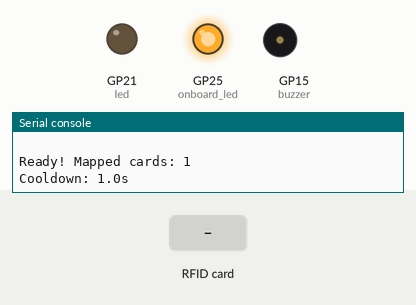
A program run on a simulated Raspberry Pi Pico running MicroPython. On the bench: output pins drawn as LEDs (lit = HIGH), buzzer (waves = sounding), the last lines printed to the serial console. Inputs (shaded band) come from the test bench. WiFi joins after 1.5 s; the interpreter's speed is modelled, so counts of loop turns are approximate; values from a settings file that is not in the repository are placeholders; web requests get an empty 200 reply after 0.4 s; the clock reads 2024-03-15 10:24:30 at power-on unless the program sets it; pins used as bus, display or sensor lines are not drawn.

Above: at 4.0 s.
4.1 s: RFID card 5E 7A 19 C4 held to the reader
At 4.45 s:
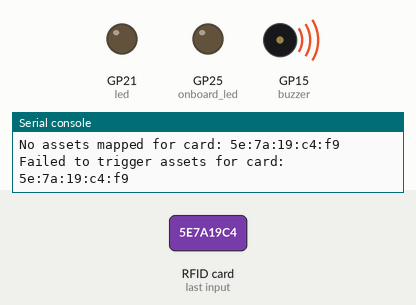
At 5.2 s:
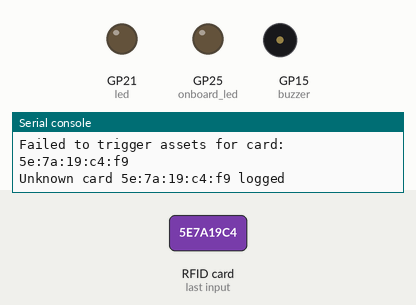
Timing chart, 0 to 7.1 s (numbered marks = the images above; inputs shaded):
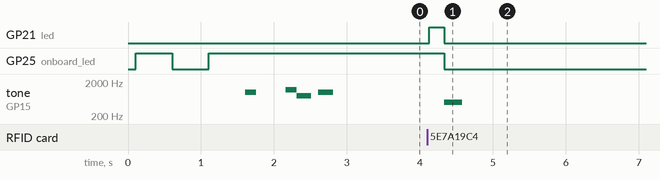

Measured:
- after the input at 4.1 s, GP21 (led): LOW → HIGH at once, → LOW 0.20 s later; GP25 (onboard_led): HIGH → LOW after 0.23 s; tone on GP15 (buzzer): silent → 500 Hz after 0.23 s, → silent 0.25 s later
- by itself, tone on GP15 (buzzer): plays 1000 Hz for 0.15 s, 1200 Hz for 0.15 s, 800 Hz for 0.20 s, 1000 Hz for 0.20 s

The program:

rc522_pico_expander.py
```python
"""
Exhibition Client for Custom Pico Board with RC522
Simple RFID scanner that triggers videos and images on a remote server
Uses custom pico board with RC522 RFID reader and buzzer feedback

Pin Layout and Color Coding (Left Side Organization):

RC522 RFID Reader Connections:
- VCC/3.3V -> 3.3V [RED]     (Power)
- GND      -> GND  [BLACK]   (Ground)
- RST      -> GP5  [YELLOW]  (Reset pin)
- SDA/CS   -> GP1  [BLUE]    (SPI Chip Select)
- SCK      -> GP2  [GREEN]   (SPI Clock)
- MOSI     -> GP3  [ORANGE]  (SPI Master Out Slave In)
- MISO     -> GP0  [WHITE]   (SPI Master In Slave Out)

Feedback Components:
- LED      -> GP21 [PURPLE]  (Visual feedback)
- Buzzer   -> GP15 [BROWN]   (Audio feedback)
"""

import network
import urequests
import json
import time
import gc  # Garbage collection for memory management
from machine import Pin, SPI, PWM
import config

class MFRC522:
    NRSTPD = 22
    MAX_LEN = 16

    PCD_IDLE = 0x00
    PCD_AUTHENT = 0x0E
    PCD_RECEIVE = 0x08
    PCD_TRANSMIT = 0x04
    PCD_TRANSCEIVE = 0x0C
    PCD_RESETPHASE = 0x0F
    PCD_CALCCRC = 0x03

    PICC_REQIDL = 0x26
    PICC_REQALL = 0x52
    PICC_ANTICOLL = 0x93
    PICC_SElECTTAG = 0x93
    PICC_AUTHENT1A = 0x60
    PICC_AUTHENT1B = 0x61
    PICC_READ = 0x30
    PICC_WRITE = 0xA0
    PICC_DECREMENT = 0xC0
    PICC_INCREMENT = 0xC1
    PICC_RESTORE = 0xC2
    PICC_TRANSFER = 0xB0
    PICC_HALT = 0x50

    MI_OK = 0
    MI_NOTAGERR = 1
    MI_ERR = 2

    # Register addresses
    CommandReg = 0x01
    CommIEnReg = 0x02
    CommIrqReg = 0x04
    ErrorReg = 0x06
    FIFODataReg = 0x09
    FIFOLevelReg = 0x0A
    ControlReg = 0x0C
    BitFramingReg = 0x0D
    ModeReg = 0x11
    TxControlReg = 0x14
    TxAutoReg = 0x15
    TModeReg = 0x2A
    TPrescalerReg = 0x2B
    TReloadRegL = 0x2C
    TReloadRegH = 0x2D
    VersionReg = 0x37

    def __init__(self, spi, cs, rst=None):
        self.spi = spi
        self.cs = cs
        self.rst = rst
        self.cs.value(1)
        if self.rst:
            self.rst.value(1)
        self.MFRC522_Init()

    def MFRC522_Reset(self):
        if self.rst:
            self.rst.value(0)
            time.sleep(0.05)  # Reduced from 0.1s
            self.rst.value(1)
            time.sleep(0.05)  # Reduced from 0.1s
        self.Write_MFRC522(self.CommandReg, self.PCD_RESETPHASE)

    def Write_MFRC522(self, addr, val):
        self.cs.value(0)
        self.spi.write(bytes([(addr << 1) & 0x7E, val]))
        self.cs.value(1)

    def Read_MFRC522(self, addr):
        self.cs.value(0)
        self.spi.write(bytes([((addr << 1) & 0x7E) | 0x80]))
        result = self.spi.read(1)
        self.cs.value(1)
        return result[0]

    def SetBitMask(self, reg, mask):
        tmp = self.Read_MFRC522(reg)
        self.Write_MFRC522(reg, tmp | mask)

    def ClearBitMask(self, reg, mask):
        tmp = self.Read_MFRC522(reg)
        self.Write_MFRC522(reg, tmp & (~mask))

    def AntennaOn(self):
        temp = self.Read_MFRC522(self.TxControlReg)
        if(~(temp & 0x03)):
            self.SetBitMask(self.TxControlReg, 0x03)

    def MFRC522_ToCard(self, command, sendData):
        backData = []
        backLen = 0
        status = self.MI_ERR
        irqEn = 0x00
        waitIRq = 0x00

        if command == self.PCD_AUTHENT:
            irqEn = 0x12
            waitIRq = 0x10
        if command == self.PCD_TRANSCEIVE:
            irqEn = 0x77
            waitIRq = 0x30

        self.Write_MFRC522(self.CommIEnReg, irqEn | 0x80)
        self.ClearBitMask(self.CommIrqReg, 0x80)
        self.SetBitMask(self.FIFOLevelReg, 0x80)

        self.Write_MFRC522(self.CommandReg, self.PCD_IDLE)

        for i in range(len(sendData)):
            self.Write_MFRC522(self.FIFODataReg, sendData[i])

        self.Write_MFRC522(self.CommandReg, command)

        if command == self.PCD_TRANSCEIVE:
            self.SetBitMask(self.BitFramingReg, 0x80)

        # Reduced timeout for faster response
        i = 1500  # Reduced from 2000
        while True:
            n = self.Read_MFRC522(self.CommIrqReg)
            i = i - 1
            if ~((i != 0) and ~(n & 0x01) and ~(n & waitIRq)):
                break

        self.ClearBitMask(self.BitFramingReg, 0x80)

        if i != 0:
            if (self.Read_MFRC522(self.ErrorReg) & 0x1B) == 0x00:
                status = self.MI_OK

                if n & irqEn & 0x01:
                    status = self.MI_NOTAGERR

                if command == self.PCD_TRANSCEIVE:
                    n = self.Read_MFRC522(self.FIFOLevelReg)
                    lastBits = self.Read_MFRC522(self.ControlReg) & 0x07
                    if lastBits != 0:
                        backLen = (n - 1) * 8 + lastBits
                    else:
                        backLen = n * 8

                    if n == 0:
                        n = 1
                    if n > self.MAX_LEN:
                        n = self.MAX_LEN

                    for i in range(n):
                        backData.append(self.Read_MFRC522(self.FIFODataReg))

        return (status, backData, backLen)

    def MFRC522_Request(self, reqMode):
        status = None
        backBits = None
        TagType = []

        self.Write_MFRC522(self.BitFramingReg, 0x07)

        TagType.append(reqMode)
        (status, backData, backBits) = self.MFRC522_ToCard(self.PCD_TRANSCEIVE, TagType)

        if ((status != self.MI_OK) | (backBits != 0x10)):
            status = self.MI_ERR

        return (status, backBits)

    def MFRC522_Anticoll(self):
        backData = []
        serNumCheck = 0

        serNum = []

        self.Write_MFRC522(self.BitFramingReg, 0x00)

        serNum.append(self.PICC_ANTICOLL)
        serNum.append(0x20)

        (status, backData, backBits) = self.MFRC522_ToCard(self.PCD_TRANSCEIVE, serNum)

        if(status == self.MI_OK):
            i = 0
            if len(backData) == 5:
                for i in range(4):
                    serNumCheck = serNumCheck ^ backData[i]
                if serNumCheck != backData[4]:
                    status = self.MI_ERR
            else:
                status = self.MI_ERR

        return (status, backData)

    def MFRC522_Init(self):
        self.MFRC522_Reset()

        # Configure timer
        self.Write_MFRC522(self.TModeReg, 0x8D)        # Tauto=1; f(Timer) = 6.78MHz/TPreScaler
        self.Write_MFRC522(self.TPrescalerReg, 0x3E)   # TModeReg[3..0] + TPrescalerReg
        self.Write_MFRC522(self.TReloadRegL, 30)
        self.Write_MFRC522(self.TReloadRegH, 0)

        # Configure modulation
        self.Write_MFRC522(self.TxAutoReg, 0x40)    # 100%ASK
        self.Write_MFRC522(self.ModeReg, 0x3D)      # CRC initial value 0x6363

        # Turn on the antenna
        self.AntennaOn()

class ExhibitionClientPico:
    def __init__(self):
        # Configuration from config.py
        self.WIFI_SSID = config.WIFI_SSID
        self.WIFI_PASSWORD = config.WIFI_PASSWORD
        self.SERVER_IP = config.SERVER_IP
        self.SERVER_PORT = config.SERVER_PORT
        self.card_assets = config.CARD_ASSETS

        # Hardware Setup
        self.setup_hardware()

        # Optimized state management
        self.wifi_connected = False
        self.current_card = None
        self.card_present = False
        self.card_processed = False  # Track if current card has been processed
        self.last_process_time = 0
        self.process_cooldown = 1.0  # Reduced from 1.5 seconds

        # Simplified card detection
        self.consecutive_detections = 0
        self.consecutive_failures = 0

        # Performance constants
        self.DETECTION_THRESHOLD = 2  # Reduced from 3
        self.REMOVAL_THRESHOLD = 15   # Much higher threshold for stable removal detection

        # Performance monitoring
        self.scan_count = 0
        self.start_time = time.time()
        self.last_stats_time = time.time()

        # Memory management
        self.gc_counter = 0
        self.GC_INTERVAL = 100  # Run GC every 100 scans

    def setup_hardware(self):
        """Initialize hardware components with optimized settings"""
        # Initialize LEDs
        self.led = Pin(21, Pin.OUT)  # External LED
        self.onboard_led = Pin("LED", Pin.OUT)  # Built-in Pico W LED

        # Initialize buzzer
        self.buzzer = PWM(Pin(15))
        self.buzzer.duty_u16(0)

        # Initialize RC522 RFID reader with optimized SPI settings
        sck = Pin(2, Pin.OUT)
        mosi = Pin(3, Pin.OUT)
        miso = Pin(0, Pin.IN)
        cs = Pin(1, Pin.OUT)
        rst = Pin(5, Pin.OUT)

        # Set initial states
        cs.value(1)
        sck.value(0)
        rst.value(1)

        # Initialize SPI with higher baudrate for better performance
        spi = SPI(0,
                  baudrate=2000000,  # Increased from 1MHz to 2MHz
                  polarity=0,
                  phase=0,
                  bits=8,
                  firstbit=SPI.MSB,
                  sck=sck,
                  mosi=mosi,
                  miso=miso)

        self.rfid = MFRC522(spi, cs, rst)

        print("Hardware initialized with performance optimizations!")
        print("RC522 RFID Reader ready (2MHz SPI)")
        print("LEDs and buzzer ready")

    def beep(self, frequency=1000, duration=0.15):  # Restored reasonable duration
        """Play a beep sound"""
        self.buzzer.duty_u16(5000)
        self.buzzer.freq(frequency)
        time.sleep(duration)
        self.buzzer.duty_u16(0)

    def success_feedback(self):
        """Provide optimized success feedback"""
        # Faster LED pattern
        for _ in range(2):  # Reduced from 3
            self.led.on()
            self.onboard_led.on()
            time.sleep(0.05)  # Reduced from 0.1
            self.led.off()
            self.onboard_led.off()
            time.sleep(0.05)

        # Pleasant success tone
        self.beep(1200, 0.2)

    def error_feedback(self):
        """Provide optimized error feedback"""
        # Shorter LED flash
        self.led.on()
        self.onboard_led.on()
        time.sleep(0.2)  # Reduced from 0.5
        self.led.off()
        self.onboard_led.off()

        # Clear error tone
        self.beep(500, 0.25)  # Longer for better error indication

    def connect_wifi(self):
        """Optimized WiFi connection"""
        print("Connecting to WiFi...")

        wlan = network.WLAN(network.STA_IF)
        wlan.active(True)

        # FAST PATH: Try quick connection first
        print("Trying fast connection...")
        if not wlan.isconnected():
            wlan.connect(self.WIFI_SSID, self.WIFI_PASSWORD)

            # Reduced timeout
            timeout = 12  # 6 seconds total
            while not wlan.isconnected() and timeout > 0:
                self.onboard_led.toggle()
                time.sleep(0.5)
                timeout -= 1

        if wlan.isconnected():
            self.wifi_connected = True
            ip = wlan.ifconfig()[0]
            print(f"WiFi Connected Fast! IP: {ip}")
            self.beep(1000, 0.15)
            return True

        # ROBUST PATH: Simplified robust method
        print("Fast connection failed, trying robust method...")
        time.sleep(0.5)  # Reduced stabilization delay

        # Reset WiFi
        wlan.active(False)
        time.sleep(0.3)
        wlan.active(True)
        time.sleep(0.3)

        # Single robust attempt with shorter timeout
        print("Robust connection attempt...")
        wlan.connect(self.WIFI_SSID, self.WIFI_PASSWORD)

        timeout = 16  # 8 seconds total
        while not wlan.isconnected() and timeout > 0:
            self.onboard_led.toggle()
            time.sleep(0.5)
            timeout -= 1

        if wlan.isconnected():
            self.wifi_connected = True
            ip = wlan.ifconfig()[0]
            print(f"WiFi Connected! IP: {ip}")
            self.beep(1000, 0.15)
            return True

        print("WiFi connection failed!")
        self.error_feedback()
        return False

    def test_server(self):
        """Test server connection with shorter timeout"""
        try:
            print("Testing server connection...")
            url = f"http://{self.SERVER_IP}:{self.SERVER_PORT}/ping"
            response = urequests.get(url, timeout=3)  # Reduced from 5s

            if response.status_code == 200:
                print("Server connection OK!")
                self.beep(1200, 0.15)
                response.close()
                return True
            else:
                raise Exception(f"Server error: {response.status_code}")

        except Exception as e:
            print(f"Server test failed: {e}")
            self.error_feedback()
            return False

    def trigger_card_assets(self, card_id):
        """Optimized card trigger with shorter timeout and better memory management"""
        response = None
        try:
            # Get assets for this card from local mapping
            assets = self.card_assets.get(card_id, [])

            # Handle both old format (string) and new format (list)
            if isinstance(assets, str):
                assets = [assets]

            if not assets:
                print(f"No assets mapped for card: {card_id}")
                return False

            url = f"http://{self.SERVER_IP}:{self.SERVER_PORT}/play"
            data = {
                "card_id": card_id,  # Still send for logging purposes
                "asset_files": assets,  # Send the actual asset filenames
                "timestamp": time.time()
            }

            response = urequests.post(
                url,
                data=json.dumps(data),
                headers={'Content-Type': 'application/json'},
                timeout=5  # Reduced from 10s
            )

            success = response.status_code == 200
            if success:
                # Parse response efficiently
                try:
                    response_data = response.json()
                    asset_file = response_data.get('asset_file', 'Unknown')
                    asset_index = response_data.get('asset_index', 0)
                    total_assets = response_data.get('total_assets', 1)
                    print(f"Asset: {asset_file} ({asset_index + 1}/{total_assets})")
                except:
                    pass

            return success

        except Exception as e:
            print(f"Failed to trigger card assets: {e}")
            return False
        finally:
            if response:
                response.close()
                response = None
            gc.collect()

    def trigger_unknown_card(self, card_id):
        """Optimized unknown card logging"""
        response = None
        try:
            url = f"http://{self.SERVER_IP}:{self.SERVER_PORT}/unknown-card"
            data = {
                "card_id": card_id,
                "timestamp": time.time()
            }

            response = urequests.post(
                url,
                data=json.dumps(data),
                headers={'Content-Type': 'application/json'},
                timeout=3  # Reduced timeout
            )

            success = response.status_code == 200
            if success:
                print(f"Unknown card {card_id} logged")
            return success

        except Exception as e:
            print(f"Failed to log unknown card: {e}")
            return False
        finally:
            if response:
                response.close()
            gc.collect()

    def trigger_card_removal(self, card_id):
        """Optimized card removal signal"""
        response = None
        try:
            url = f"http://{self.SERVER_IP}:{self.SERVER_PORT}/card-removed"
            data = {
                "card_id": card_id,
                "timestamp": time.time()
            }

            response = urequests.post(
                url,
                data=json.dumps(data),
                headers={'Content-Type': 'application/json'},
                timeout=3  # Reduced timeout
            )

            success = response.status_code == 200
            if success:
                print(f"Card {card_id} removal signaled")
            return success

        except Exception as e:
            print(f"Failed to signal card removal: {e}")
            return False
        finally:
            if response:
                response.close()
            gc.collect()

    def format_uid(self, uid):
        """Format the UID as a hex string with colons between bytes"""
        return ':'.join(f'{x:02x}' for x in uid)

    def process_card(self, card_id):
        """Optimized card processing with simplified state management"""
        # Process the card (cooldown logic is handled in main loop)
        self.current_card = card_id
        self.last_process_time = time.time()
        self.scan_count += 1

        print(f"Card: {card_id} (#{self.scan_count})")

        # Quick LED feedback
        self.led.on()
        self.onboard_led.on()

        # Try to trigger card assets (mapping check is now inside trigger_card_assets)
        if self.trigger_card_assets(card_id):
            # Successfully triggered assets
            self.success_feedback()
        else:
            # Failed to trigger (either no mapping or server error)
            print(f"Failed to trigger assets for card: {card_id}")
            self.error_feedback()
            self.trigger_unknown_card(card_id)

        # Turn off LEDs
        self.led.off()
        self.onboard_led.off()

        return True

    def print_performance_stats(self):
        """Print performance statistics"""
        current_time = time.time()
        if current_time - self.last_stats_time > 30:  # Every 30 seconds
            elapsed = current_time - self.start_time
            if elapsed > 0:
                scan_rate = self.scan_count / elapsed
                print(f"Performance: {scan_rate:.1f} scans/sec, {self.scan_count} total scans")
                print(f"Memory free: {gc.mem_free()} bytes")
            self.last_stats_time = current_time

    def run(self):
        """Optimized main loop"""
        print("Starting Performance-Optimized Exhibition Client...")
        print("Performance improvements:")
        print("- Faster SPI (2MHz)")
        print("- Reduced delays and timeouts")
        print("- Optimized card detection")
        print("- Better memory management")
        print("Created by Marcus Chan")

        if not self.connect_wifi():
            print("WiFi connection failed!")
            return

        if not self.test_server():
            print("Server connection failed!")

        print(f"\nReady! Mapped cards: {len(self.card_assets)}")
        print(f"Cooldown: {self.process_cooldown}s")

        # Ready indication
        self.beep(800, 0.2)
        time.sleep(0.1)
        self.beep(1000, 0.2)

        try:
            scan_counter = 0
            while True:
                scan_counter += 1

                # Check for cards
                (status, TagType) = self.rfid.MFRC522_Request(self.rfid.PICC_REQIDL)

                if status == self.rfid.MI_OK:
                    # Card detected, get UID
                    (status, uid) = self.rfid.MFRC522_Anticoll()
                    if status == self.rfid.MI_OK:
                        # Successful detection
                        self.consecutive_detections += 1
                        self.consecutive_failures = 0

                        # Process card with strict duplicate prevention
                        card_id = self.format_uid(uid)

                        # Only process if it's a genuinely new card or hasn't been processed yet
                        should_process = False
                        current_time = time.time()

                        if card_id != self.current_card:
                            # Different card, always process
                            should_process = True
                        elif not self.card_processed:
                            # Same card but not processed yet, process it
                            should_process = True
                        # If same card and already processed, do NOT process again

                        if should_process:
                            self.card_present = True
                            self.process_card(card_id)
                            self.card_processed = True  # Mark as processed

                    else:
                        # Failed UID read
                        self.consecutive_failures += 1
                        self.consecutive_detections = 0
                else:
                    # No card detected
                    self.consecutive_failures += 1
                    self.consecutive_detections = 0

                # Check for card removal
                if self.consecutive_failures >= self.REMOVAL_THRESHOLD and self.card_present:
                    self.card_present = False
                    self.card_processed = False  # Reset processed flag
                    if self.current_card:
                        self.trigger_card_removal(self.current_card)
                        print("Card removed")
                        # Keep current_card for potential re-placement detection

                # Memory management
                self.gc_counter += 1
                if self.gc_counter >= self.GC_INTERVAL:
                    gc.collect()
                    self.gc_counter = 0

                # Performance monitoring
                if scan_counter % 300 == 0:  # Every 300 scans
                    self.print_performance_stats()

                # Optimized loop delay
                time.sleep(0.03)  # Reduced from 0.1s to 0.03s for 33% faster scanning

        except KeyboardInterrupt:
            print("\nClient stopped")
            print(f"Final stats: {self.scan_count} scans processed")
            self.led.off()
            self.onboard_led.off()
            self.buzzer.duty_u16(0)

def main():
    client = ExhibitionClientPico()
    client.run()

if __name__ == "__main__":
    main()
    www,
```
